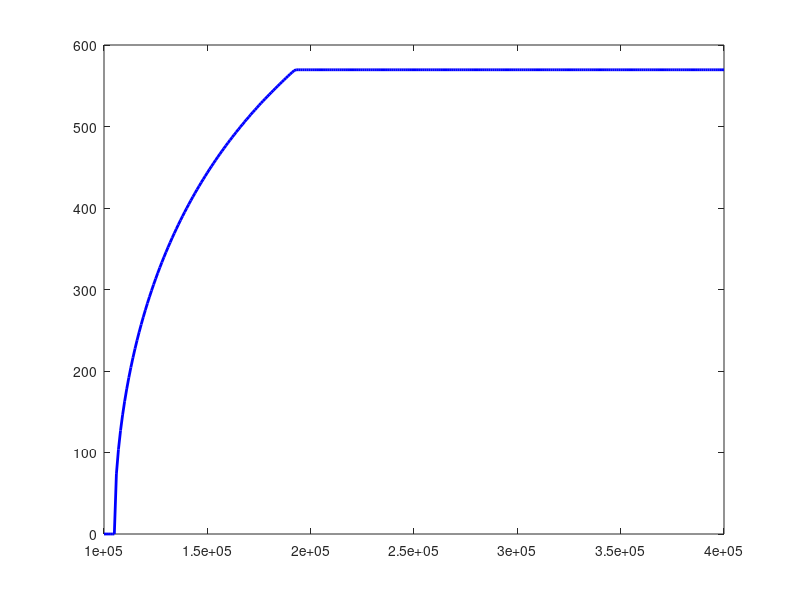

Recreate this plot in MATLAB. (Note: this script raises an error after producing the figure.)
clc; clear; close all

% پارامترهای فیزیکی
P_t = 105e3;    % فشار پاییندست (Pa)
T_u = 1000;     % دمای بالادست (K)
R = 287;        % ثابت گاز هوا (J/kg.K)
k = 1.3;        % نسبت گرمایی هوا

% محاسبه نسبت فشار بحرانی
critical_ratio = (2 / (k + 1))^(k / (k - 1));
P_u_critical = P_t / critical_ratio;   % Pu بحرانی

% بردار فشار بالادست
P_u = 100e3:1000:400e3;
V_t = zeros(size(P_u));  % بردار سرعت خروجی

% محاسبه سرعت خروجی
for i = 1:length(P_u)
    pr = P_t / P_u(i);
    
    if pr > critical_ratio   % جریان سابسونیک
        V_t(i) = sqrt(2 * R * T_u * (k / (k - 1)) * (1 - (P_t / P_u(i))^((k - 1)/k)));
    else                     % جریان سونیک
        V_t(i) = sqrt((2 * k / (k + 1)) * R * T_u);
    end
end

% رسم نمودار
plot(P_u, V_t, 'b', 'LineWidth', 2)
hold on
xline(P_u_critical, '--r', 'LineWidth', 1.5, 'Label', 'فشار بحرانی')

xlabel('فشار بالادست P_u (Pa)')
ylabel('سرعت خروجی V_t (m/s)')
title('سرعت خروجی بر حسب فشار بالادست')
legend('V_t', 'فشار بحرانی')
grid on
